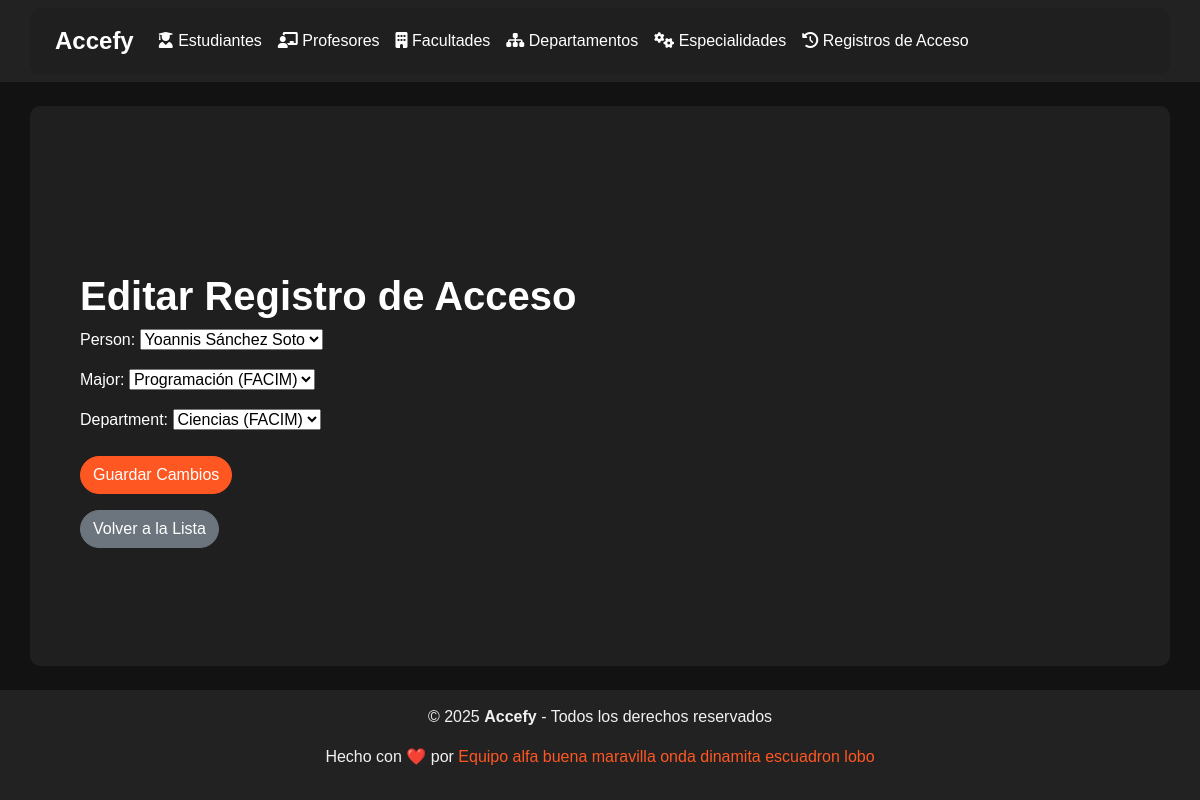
Page //access_records/1/edit/ on the committed database.
### bibman_app/models.py (models this page shows, shortened)
class AccessRecord(models.Model):
    person = models.ForeignKey(Person, on_delete=models.CASCADE, related_name="access_records")  # Person who accessed
    timestamp = models.DateTimeField(auto_now_add=True)  # Access timestamp
    major = models.ForeignKey(Major, on_delete=models.SET_NULL, null=True, blank=True)  # For students, if applicable
    department = models.ForeignKey(Department, on_delete=models.SET_NULL, null=True, blank=True)  # For professors, if applicable

### bibman_app/views.py (the view)
# urls.py: path('access_records/<int:pk>/edit/', AccessRecordUpdateView.as_view(), name='access-record-edit'),
class AccessRecordUpdateView(UpdateView):
    model = AccessRecord
    form_class = AccessRecordForm
    template_name = "access_records/access_record_form.html"
    success_url = reverse_lazy('access-record-list')

### bibman_app/forms.py
class AccessRecordForm(forms.ModelForm):
    class Meta:
        model = AccessRecord
        fields = [field.name for field in AccessRecord._meta.fields if field.name != 'timestamp']

### bibman_app/models.py (called while the page is built)
    def __str__(self):
        return f"{self.name} ({self.faculty.name})"

    def __str__(self):
        return f"{self.name} ({self.faculty.name})"

    def __str__(self):
        return f"{self.name}"

### bibman_app/templates/access_records/access_record_form.html (shortened to what this page needs)
{% extends "base.html" %} {% block content %}
<div class="container mt-5">
  <h1 class="text-white">
    {% if object %} Editar Registro de Acceso {% else %} Agregar Nuevo Registro
    de Acceso {% endif %}
  </h1>
  <form method="post">
    <div class="mb-4">{{ form.as_p }}</div>
    <button type="submit" class="btn btn-primary">
      {% if object %} Guardar Cambios {% else %} Agregar Registro {% endif %}
    </button>
  </form>
  <a href="{% url 'access-record-list' %}" class="btn btn-secondary mt-3">
    Volver a la Lista
  </a>
</div>
{% endblock %}

### bibman_app/templates/base.html (style rules this page uses)
html, body { height: 100%; margin: 0; display: flex; flex-direction: column; }
body { background-color: #121212; color: white; font-family: "Arial", sans-serif; }
.container { background-color: #1f1f1f; border-radius: 10px; padding: 10px; padding-inline: 25px; }
.btn { border-radius: 20px; }
.btn-primary { background-color: #ff5722; border-color: #ff5722; }
h1, h2 { font-weight: 600; color: #f1f1f1; }

### rows in the picture
AccessRecord: person "Yoannis Sánchez Soto", major "Programación (FACIM)", department "Ciencias (FACIM)"
